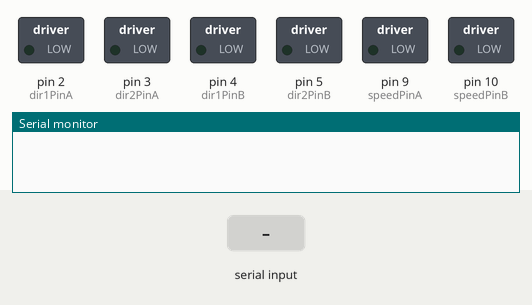
Recording of a sketch running on a simulated Arduino Uno, built with avr-gcc and run on an emulated ATmega328P. On the bench: switched loads named in the sketch (green lamp = pin HIGH), the last lines printed to the serial monitor. The inputs (shaded band) are chosen by the test bench.

Above: at 1.2 s.
1.3 s: "a" received over Serial
At 2.0 s:
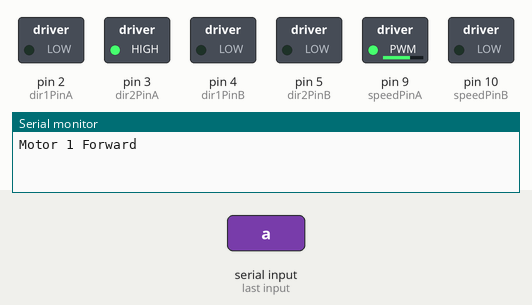
2.8 s: "b" received over Serial
At 3.1 s:
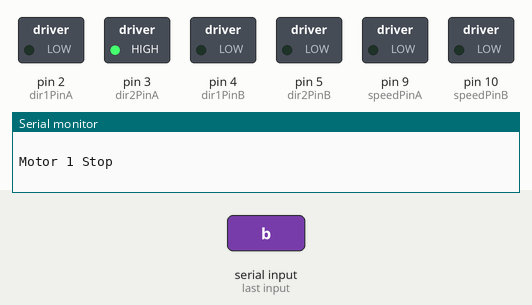
4.3 s: "c" received over Serial
At 5.5 s:
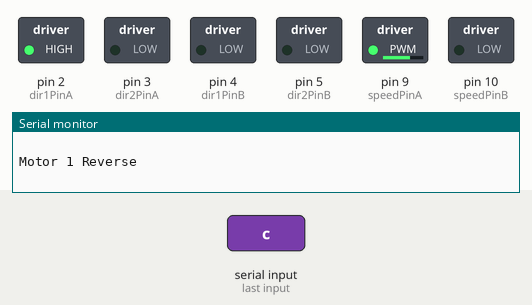
5.8 s: "d" received over Serial
At 6.6 s:
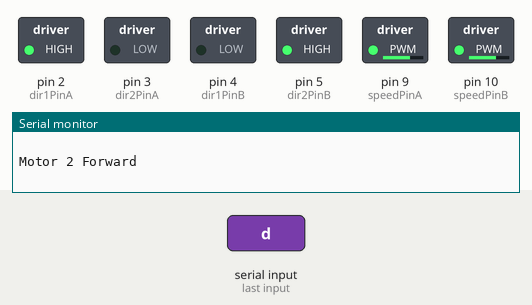
7.3 s: "e" received over Serial
At 7.7 s:
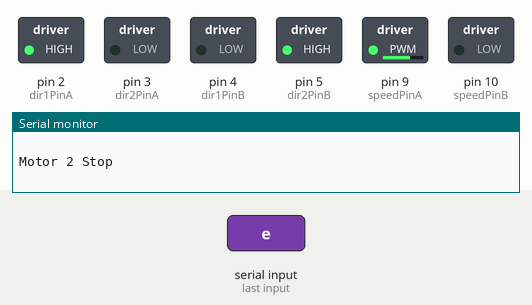
8.8 s: "f" received over Serial
At 10.1 s:
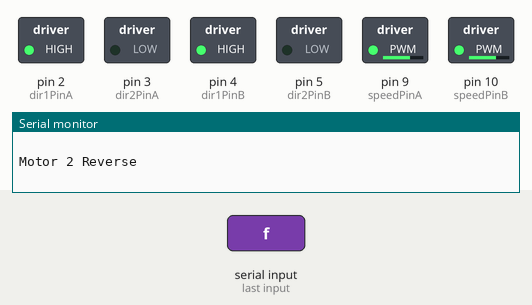
Timing chart, 0 to 11.3 s (numbered marks = the images above; inputs shaded):
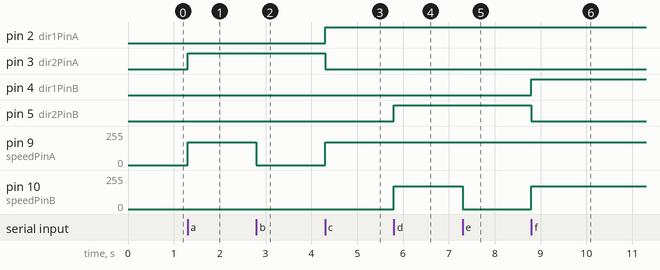

The sketch:

Motor_Keyboard_Control_version_1_fwd_reverse_stop.ino
```cpp
//6/16/16
//Move two motors (or 4 connected in parallel) using keyboard
//Use with L298N Dual H-Bridge Motor Controller

//Keyboard Controls:
//
// 'a' -Motor 1 Forward
// 'b' -Motor 1 Stop
// 'c' -Motor 1 Reverse
//
// 'd' -Motor 2 Forward
// 'e' -Motor 2 Stop
// 'f' -Motor 2 Reverse

// Declare L298N Dual H-Bridge Motor Controller directly since there is not a library to load.

int overallSpeed = 170;

// Motor 1
int dir1PinA = 2;
int dir2PinA = 3;
int speedPinA = 9; // Needs to be a PWM pin to be able to control motor speed

// Motor 2
int dir1PinB = 4;
int dir2PinB = 5;
int speedPinB = 10; // Needs to be a PWM1 pin to be able to control motor speed

void setup() {  // Setup runs once per reset
// initialize serial communication @ 9600 baud:
Serial.begin(9600);

//Define L298N Dual H-Bridge Motor Controller Pins

pinMode(dir1PinA,OUTPUT);
pinMode(dir2PinA,OUTPUT);
pinMode(speedPinA,OUTPUT);
pinMode(dir1PinB,OUTPUT);
pinMode(dir2PinB,OUTPUT);
pinMode(speedPinB,OUTPUT);

}

void loop() {

// Initialize the Serial interface:

if (Serial.available() > 0) {
int inByte = Serial.read();
int speed; // Local variable

switch (inByte) {

//______________Motor 1______________

case 'a': // Motor 1 Forward
analogWrite(speedPinA, overallSpeed);//Sets speed variable via PWM
digitalWrite(dir1PinA, LOW);
digitalWrite(dir2PinA, HIGH);
Serial.println("Motor 1 Forward"); // Prints out “Motor 1 Forward” on the serial monitor
Serial.println("   "); // Creates a blank line printed on the serial monitor
break;

case 'b': // Motor 1 Stop (Freespin)
analogWrite(speedPinA, 0);
digitalWrite(dir1PinA, LOW);
digitalWrite(dir2PinA, HIGH);
Serial.println("Motor 1 Stop");
Serial.println("   ");
break;

case 'c': // Motor 1 Reverse
analogWrite(speedPinA, overallSpeed);
digitalWrite(dir1PinA, HIGH);
digitalWrite(dir2PinA, LOW);
Serial.println("Motor 1 Reverse");
Serial.println("   ");
break;

//______________Motor 2______________

case 'd': // Motor 2 Forward
analogWrite(speedPinB, overallSpeed);
digitalWrite(dir1PinB, LOW);
digitalWrite(dir2PinB, HIGH);
Serial.println("Motor 2 Forward");
Serial.println("   ");
break;

case 'e': // Motor 1 Stop (Freespin)
analogWrite(speedPinB, 0);
digitalWrite(dir1PinB, LOW);
digitalWrite(dir2PinB, HIGH);
Serial.println("Motor 2 Stop");
Serial.println("   ");
break;

case 'f': // Motor 2 Reverse
analogWrite(speedPinB, overallSpeed);
digitalWrite(dir1PinB, HIGH);
digitalWrite(dir2PinB, LOW);
Serial.println("Motor 2 Reverse");
Serial.println("   ");
break;

default:
// turn all the connections off if an unmapped key is pressed:
for (int thisPin = 2; thisPin < 11; thisPin++) {
digitalWrite(thisPin, LOW);
}
  }
    }
      }
```

Measured:
- after the input at 1.3 s, pin 3 (dir2PinA): LOW → HIGH at once; pin 9 (speedPinA): 0/255 → 170/255 at once
- after the input at 2.8 s, pin 9 (speedPinA): 170/255 → 0/255 at once
- after the input at 4.3 s, pin 2 (dir1PinA): LOW → HIGH at once; pin 3 (dir2PinA): HIGH → LOW at once; pin 9 (speedPinA): 0/255 → 170/255 at once
- after the input at 5.8 s, pin 5 (dir2PinB): LOW → HIGH at once; pin 10 (speedPinB): 0/255 → 170/255 at once
- after the input at 7.3 s, pin 10 (speedPinB): 170/255 → 0/255 at once
- after the input at 8.8 s, pin 4 (dir1PinB): LOW → HIGH at once; pin 5 (dir2PinB): HIGH → LOW at once; pin 10 (speedPinB): 0/255 → 170/255 at once
